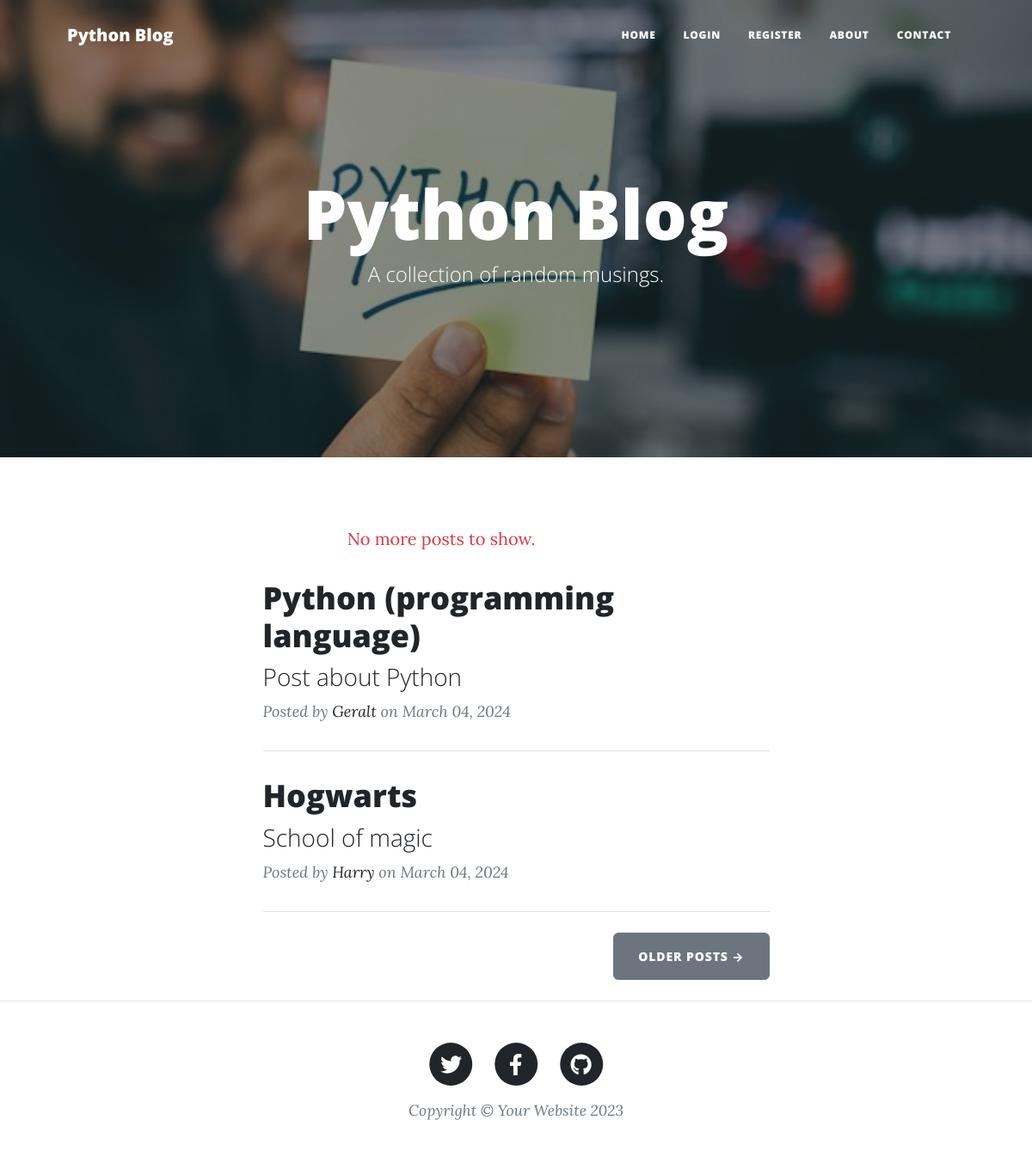
Before: /18 with the older database file.
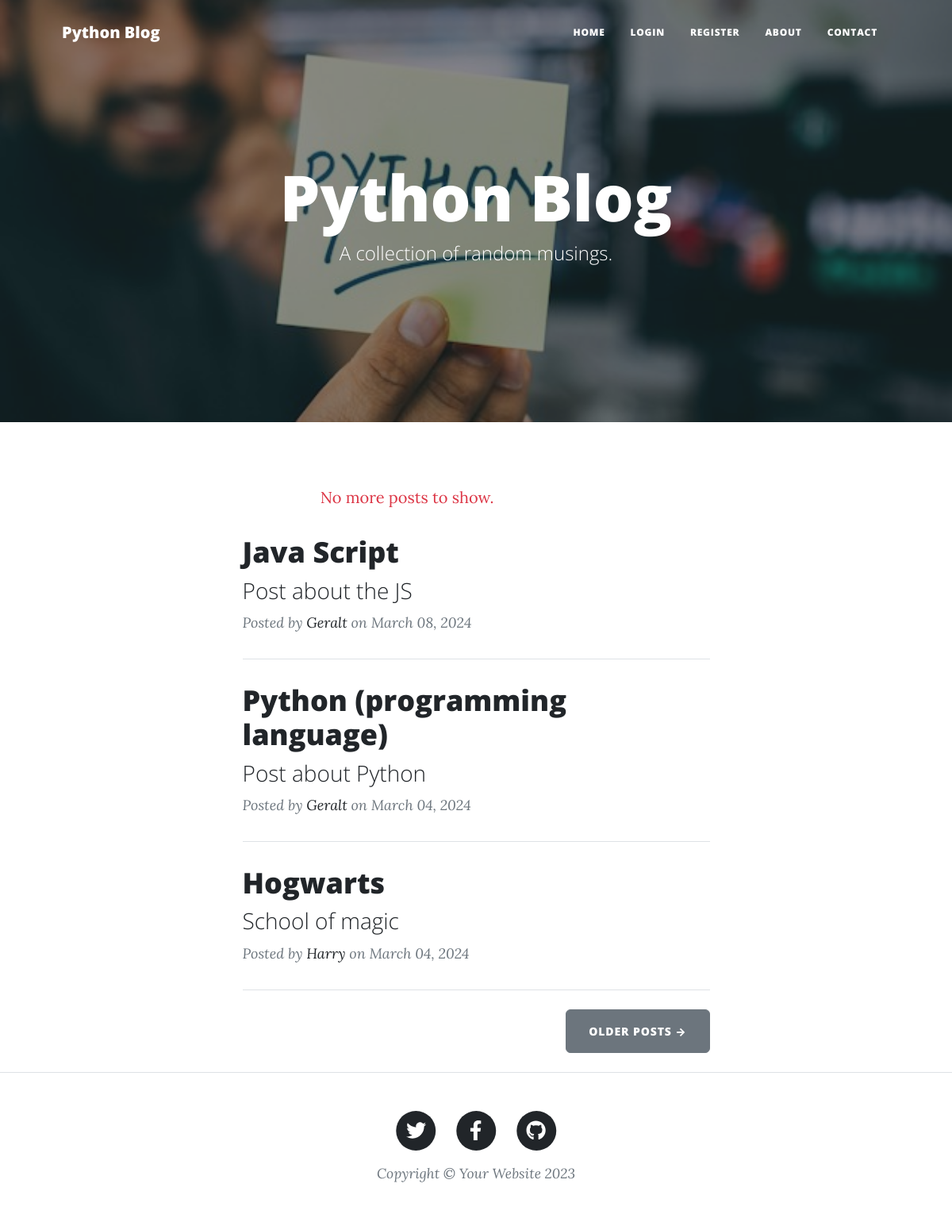
After: the same page with the newer database file.
### db_posts.py (models this page shows)
class Base(DeclarativeBase):
    pass

class BlogPost(Base):
    __tablename__ = "blog_posts"
    id: Mapped[str] = mapped_column(String(50), primary_key=True)
    title: Mapped[str] = mapped_column(String(250), unique=True, nullable=False)
    subtitle: Mapped[str] = mapped_column(String(250), nullable=False)
    date: Mapped[str] = mapped_column(String(250), nullable=False)
    body: Mapped[str] = mapped_column(Text, nullable=False)
    img_url: Mapped[str] = mapped_column(String(250), nullable=False)
    author_id: Mapped[str] = mapped_column(
        String(50), ForeignKey("users.id"), nullable=False
    )
    author = relationship("User", back_populates="posts", lazy="joined")
    comments = relationship("Comment", back_populates="parent_post", lazy="joined")

class User(Base, UserMixin):
    __tablename__ = "users"
    id: Mapped[str] = mapped_column(String(50), primary_key=True)
    email: Mapped[str] = mapped_column(String(250), unique=True, nullable=False)
    password: Mapped[str] = mapped_column(String(250), nullable=False)
    name: Mapped[str] = mapped_column(String(250), nullable=False)
    posts = relationship("BlogPost", back_populates="author", lazy="joined")
    comments = relationship("Comment", back_populates="comment_author", lazy="joined")

### app.py (the view)
@app.route("/")
@app.route("/<int:limit>")
def get_all_posts(limit=3):
    posts = get_posts(limit)
    if len(posts) < limit:
        flash("No more posts to show.")
    return render_template(
        "index.html", all_posts=posts, current_user=current_user, limit=limit + 3
    )

### db_posts.py (called while the page is built)
def get_posts(limit: int):
    with Session(engine) as session:
        result = session.query(BlogPost).order_by(BlogPost.date.desc()).limit(limit)
        posts = result.all()
        return posts

### templates/index.html (shortened to what this page needs)
{% include "header.html" %}
<header
  class="masthead"
  style="background-image: url('../static/assets/img/home-bg.jpg')"
>
  <div class="container position-relative px-4 px-lg-5">
    <div class="row gx-4 gx-lg-5 justify-content-center">
      <div class="col-md-10 col-lg-8 col-xl-7">
        <div class="site-heading">
          <h1>Python Blog</h1>
          <span class="subheading">A collection of random musings.</span>
        </div>
      </div>
    </div>
  </div>
</header>
<div class="container px-4 px-lg-5">
  <div class="row gx-4 gx-lg-5 justify-content-center">
    <div class="col-md-10 col-lg-8 col-xl-7">
      {% include 'messages.html' %} {% for post in all_posts %}
      <div class="post-preview">
        <a href="{{ url_for('show_post', post_id=post.id) }}">
          <h2 class="post-title">{{ post.title }}</h2>
          <h3 class="post-subtitle">{{ post.subtitle }}</h3>
        </a>
        <p class="post-meta">
          Posted by
          <a href="#">{{post.author.name}}</a>
          on {{post.date}}
        </p>
      </div>
      <hr class="my-4" />
      {% endfor %}
      <div class="d-flex justify-content-end mb-4">
        <a
          class="btn btn-secondary text-uppercase"
          href="{{url_for('get_all_posts', limit=limit)}}"
          >Older Posts →</a
        >
      </div>
    </div>
  </div>
</div>
{% include "footer.html" %}

Changed rows visible on the page:
added BlogPost: title "Java Script", subtitle "Post about the JS", author.name "Geralt", date "March 08, 2024"
